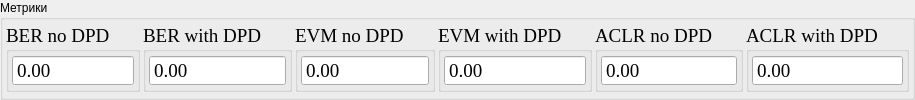
         <widget class="QGroupBox" name="MetricsVisualization_GroupBox">
          <property name="sizePolicy">
           <sizepolicy hsizetype="Preferred" vsizetype="Fixed">
            <horstretch>0</horstretch>
            <verstretch>0</verstretch>
           </sizepolicy>
          </property>
          <property name="title">
           <string notr="true">Метрики</string>
          </property>
          <layout class="QVBoxLayout" name="verticalLayout_83">
           <property name="spacing">
            <number>3</number>
           </property>
           <property name="leftMargin">
            <number>3</number>
           </property>
           <property name="topMargin">
            <number>3</number>
           </property>
           <property name="rightMargin">
            <number>3</number>
           </property>
           <property name="bottomMargin">
            <number>3</number>
           </property>
           <item>
            <layout class="QHBoxLayout" name="horizontalLayout_12">
             <item>
              <widget class="QGroupBox" name="BER_noDPD_groupBox">
               <property name="sizePolicy">
                <sizepolicy hsizetype="Preferred" vsizetype="Fixed">
                 <horstretch>0</horstretch>
                 <verstretch>0</verstretch>
                </sizepolicy>
               </property>
               <property name="font">
                <font>
                 <family>Times New Roman</family>
                 <pointsize>14</pointsize>
                </font>
               </property>
               <property name="title">
                <string>BER no DPD</string>
               </property>
               <layout class="QVBoxLayout" name="verticalLayout_88">
                <property name="spacing">
                 <number>3</number>
                </property>
                <property name="leftMargin">
                 <number>3</number>
                </property>
                <property name="topMargin">
                 <number>3</number>
                </property>
                <property name="rightMargin">
                 <number>3</number>
                </property>
                <property name="bottomMargin">
                 <number>3</number>
                </property>
                <item>
                 <widget class="QDoubleSpinBox" name="BER_noDPD_doubleSpinBox">
                  <property name="font">
                   <font>
                    <family>Times New Roman</family>
                    <pointsize>14</pointsize>
                   </font>
                  </property>
                  <property name="buttonSymbols">
                   <enum>QAbstractSpinBox::ButtonSymbols::NoButtons</enum>
                  </property>
                 </widget>
                </item>
               </layout>
              </widget>
             </item>
             <item>
              <widget class="QGroupBox" name="BER_withDPD_groupBox">
               <property name="sizePolicy">
                <sizepolicy hsizetype="Preferred" vsizetype="Fixed">
                 <horstretch>0</horstretch>
                 <verstretch>0</verstretch>
                </sizepolicy>
               </property>
               <property name="font">
                <font>
                 <family>Times New Roman</family>
                 <pointsize>14</pointsize>
                </font>
               </property>
               <property name="title">
                <string>BER with DPD</string>
               </property>
               <layout class="QVBoxLayout" name="verticalLayout_89">
                <property name="spacing">
                 <number>3</number>
                </property>
                <property name="leftMargin">
                 <number>3</number>
                </property>
                <property name="topMargin">
                 <number>3</number>
                </property>
                <property name="rightMargin">
                 <number>3</number>
                </property>
                <property name="bottomMargin">
                 <number>3</number>
                </property>
                <item>
                 <widget class="QDoubleSpinBox" name="BER_withDPD_doubleSpinBox">
                  <property name="font">
                   <font>
                    <family>Times New Roman</family>
                    <pointsize>14</pointsize>
                   </font>
                  </property>
                  <property name="buttonSymbols">
                   <enum>QAbstractSpinBox::ButtonSymbols::NoButtons</enum>
                  </property>
                 </widget>
                </item>
               </layout>
              </widget>
             </item>
             <item>
              <widget class="QGroupBox" name="EVM_noDPD_groupBox">
               <property name="sizePolicy">
                <sizepolicy hsizetype="Preferred" vsizetype="Fixed">
                 <horstretch>0</horstretch>
                 <verstretch>0</verstretch>
                </sizepolicy>
               </property>
               <property name="font">
                <font>
                 <family>Times New Roman</family>
                 <pointsize>14</pointsize>
                </font>
               </property>
               <property name="title">
                <string>EVM no DPD</string>
               </property>
               <layout class="QVBoxLayout" name="verticalLayout_90">
                <property name="spacing">
                 <number>3</number>
                </property>
                <property name="leftMargin">
                 <number>3</number>
                </property>
                <property name="topMargin">
                 <number>3</number>
                </property>
                <property name="rightMargin">
                 <number>3</number>
                </property>
                <property name="bottomMargin">
                 <number>3</number>
                </property>
                <item>
                 <widget class="QDoubleSpinBox" name="EVM_noDPD_doubleSpinBox">
                  <property name="font">
                   <font>
                    <family>Times New Roman</family>
                    <pointsize>14</pointsize>
                   </font>
                  </property>
                  <property name="buttonSymbols">
                   <enum>QAbstractSpinBox::ButtonSymbols::NoButtons</enum>
                  </property>
                  <property name="minimum">
                   <double>-100.000000000000000</double>
                  </property>
                  <property name="maximum">
                   <double>100.000000000000000</double>
                  </property>
                 </widget>
                </item>
               </layout>
              </widget>
             </item>
             <item>
              <widget class="QGroupBox" name="EVM_withDPD_groupBox">
               <property name="sizePolicy">
                <sizepolicy hsizetype="Preferred" vsizetype="Fixed">
                 <horstretch>0</horstretch>
                 <verstretch>0</verstretch>
                </sizepolicy>
               </property>
               <property name="font">
                <font>
                 <family>Times New Roman</family>
                 <pointsize>14</pointsize>
                </font>
               </property>
               <property name="title">
                <string>EVM with DPD</string>
               </property>
               <layout class="QVBoxLayout" name="verticalLayout_91">
                <property name="spacing">
                 <number>3</number>
                </property>
                <property name="leftMargin">
                 <number>3</number>
                </property>
                <property name="topMargin">
                 <number>3</number>
                </property>
                <property name="rightMargin">
                 <number>3</number>
                </property>
                <property name="bottomMargin">
                 <number>3</number>
                </property>
                <item>
                 <widget class="QDoubleSpinBox" name="EVM_withDPD_doubleSpinBox">
                  <property name="font">
                   <font>
                    <family>Times New Roman</family>
                    <pointsize>14</pointsize>
                   </font>
                  </property>
                  <property name="buttonSymbols">
                   <enum>QAbstractSpinBox::ButtonSymbols::NoButtons</enum>
                  </property>
                  <property name="minimum">
                   <double>-100.000000000000000</double>
                  </property>
                  <property name="maximum">
                   <double>100.000000000000000</double>
                  </property>
                 </widget>
                </item>
               </layout>
              </widget>
             </item>
             <item>
              <widget class="QGroupBox" name="ACLR_noDPD_groupBox">
               <property name="sizePolicy">
                <sizepolicy hsizetype="Preferred" vsizetype="Fixed">
                 <horstretch>0</horstretch>
                 <verstretch>0</verstretch>
                </sizepolicy>
               </property>
               <property name="font">
                <font>
                 <family>Times New Roman</family>
                 <pointsize>14</pointsize>
                </font>
               </property>
               <property name="title">
                <string>ACLR no DPD</string>
               </property>
               <layout class="QVBoxLayout" name="verticalLayout_92">
                <property name="spacing">
                 <number>3</number>
                </property>
                <property name="leftMargin">
                 <number>3</number>
                </property>
                <property name="topMargin">
                 <number>3</number>
                </property>
                <property name="rightMargin">
                 <number>3</number>
                </property>
                <property name="bottomMargin">
                 <number>3</number>
                </property>
                <item>
                 <widget class="QDoubleSpinBox" name="ACLR_noDPD_doubleSpinBox">
                  <property name="font">
                   <font>
                    <family>Times New Roman</family>
                    <pointsize>14</pointsize>
                   </font>
                  </property>
                  <property name="buttonSymbols">
                   <enum>QAbstractSpinBox::ButtonSymbols::NoButtons</enum>
                  </property>
                 </widget>
                </item>
               </layout>
              </widget>
             </item>
             <item>
              <widget class="QGroupBox" name="ACLR_witnDPD_groupBox">
               <property name="sizePolicy">
                <sizepolicy hsizetype="Preferred" vsizetype="Fixed">
                 <horstretch>0</horstretch>
                 <verstretch>0</verstretch>
                </sizepolicy>
               </property>
               <property name="font">
                <font>
                 <family>Times New Roman</family>
                 <pointsize>14</pointsize>
                </font>
               </property>
               <property name="title">
                <string>ACLR with DPD</string>
               </property>
               <layout class="QVBoxLayout" name="verticalLayout_93">
                <property name="spacing">
                 <number>3</number>
                </property>
                <property name="leftMargin">
                 <number>3</number>
                </property>
                <property name="topMargin">
                 <number>3</number>
                </property>
                <property name="rightMargin">
                 <number>3</number>
                </property>
                <property name="bottomMargin">
                 <number>3</number>
                </property>
                <item>
                 <widget class="QDoubleSpinBox" name="ACLR_witnDPD_doubleSpinBox">
                  <property name="font">
                   <font>
                    <family>Times New Roman</family>
                    <pointsize>14</pointsize>
                   </font>
                  </property>
                  <property name="buttonSymbols">
                   <enum>QAbstractSpinBox::ButtonSymbols::NoButtons</enum>
                  </property>
                 </widget>
                </item>
               </layout>
              </widget>
             </item>
            </layout>
           </item>
          </layout>
         </widget>
